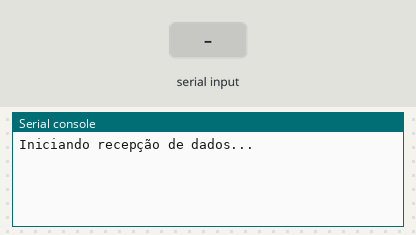
A program run on a simulated Raspberry Pi Pico running MicroPython. On the bench: the last lines printed to the serial console. The test bench sets the inputs (shaded band).

Above: at 1.2 s.
1.3 s: "5" received over the second serial link
At 1.6 s:
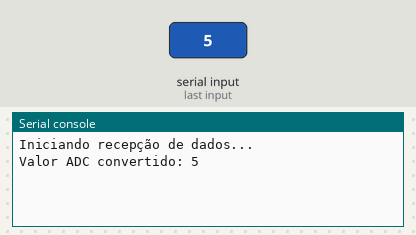
2.8 s: "90" received over the second serial link
At 4.0 s:
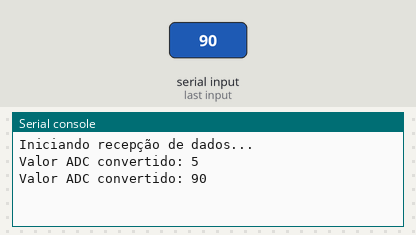

The program:

rasp_to_texas.py
```python
'''
Nome do Projeto: UART Communication with MSP430G2553
Descrição: Este script implementa a comunicação UART entre o Raspberry Pi Pico (RP2040) e um microcontrolador MSP430G2553, lendo valores ADC enviados pelo MSP430G2553 e convertendo-os de volta para inteiros no Raspberry Pi Pico.
Microcontrolador utilizado: Raspberry Pi Pico (RP2040)
IDE utilizada: Thonny Python IDE 4.1.4
Autor: Diego Vergaças
Data de criação: [2024-03-25]
Última modificação: [Data da última modificação, se aplicável]
Observações: Certifique-se de que a taxa de baudrate e os pinos TX/RX estão corretamente configurados em ambos os microcontroladores.
Pinos UART 1: 	TX GPIO 4
                RX GPIO 5
'''

from machine import UART, Pin
import utime

# Configuração inicial da UART no Raspberry Pi Pico
uart = UART(1, baudrate=9600, tx=Pin(4), rx=Pin(5))

print("Iniciando recepção de dados...")

while True:
    if uart.any():
        # Lê os dados disponíveis na UART
        rxData = uart.read(uart.any())
        #print("Dados brutos recebidos:", rxData)

        try:
            # Decodifica os dados recebidos para string
            dados_str = rxData.decode('utf-8')
            # Converte a string decodificada para int
            dados_int = int(dados_str)
            print("Valor ADC convertido:", dados_int)
        except ValueError:
            print("Erro ao converter os dados para inteiro.")
        except UnicodeDecodeError:
            print("Erro de decodificação Unicode.")

        utime.sleep(0.1)  # Pequena pausa para evitar sobrecarga
```

Measured:
- after the input at 1.3 s, the serial console: prints a new line at once (image 1)
- after the input at 2.8 s, the serial console: prints a new line at once (image 2)
